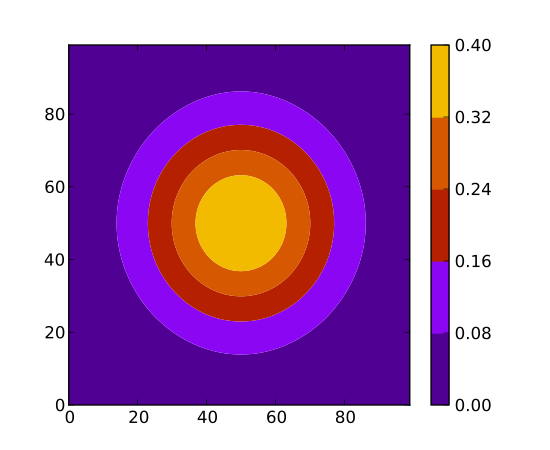

Reproduce this figure in Python.
import numpy as np
import pylab as pl
from scipy import ndimage

x, y = np.mgrid[0:100, 0:100]
z = np.zeros((100, 100), dtype=np.float)
z[50, 50] = 1e3
z = ndimage.gaussian_filter(z, sigma=20)

cs = pl.contourf(x, y, z, 5, cmap=pl.cm.gnuplot)
pl.colorbar()
pl.show()
